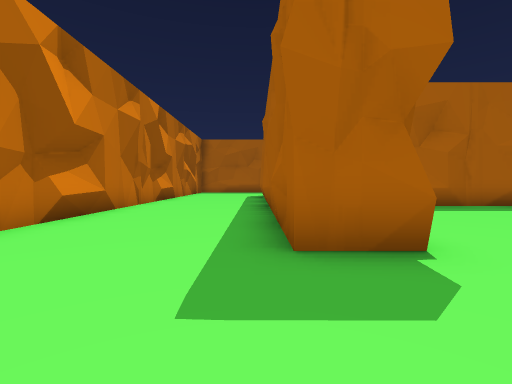
view 1 (above)

17 first-person views from a walk through a scene from a Unity 3-D project. The camera is 1.4 m above the floor, tilts 2° down and sees 85° across. The floor is counted in squares, 2 m on a side. Each view is taken from the middle of a square. On the plan, view 1 faces up. The plan holds only what a view shows up to about 9 squares ahead; the rest is blank. The place goes on beyond the plan. The player character is not drawn.

view 2
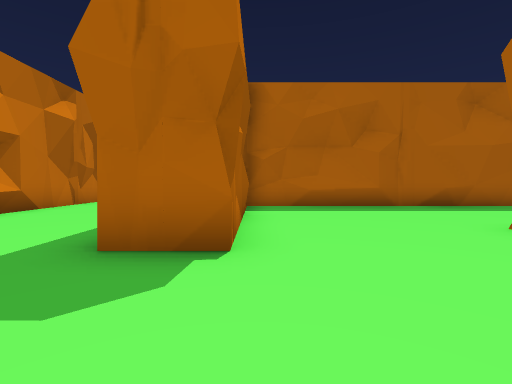

view 3
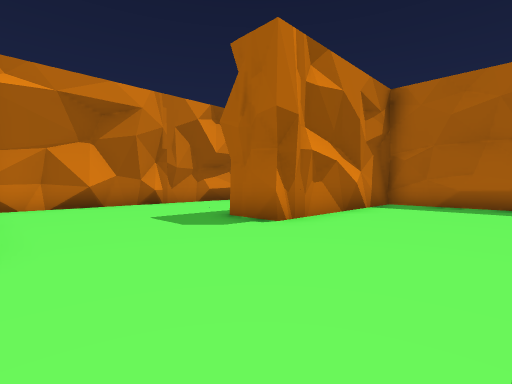

view 4
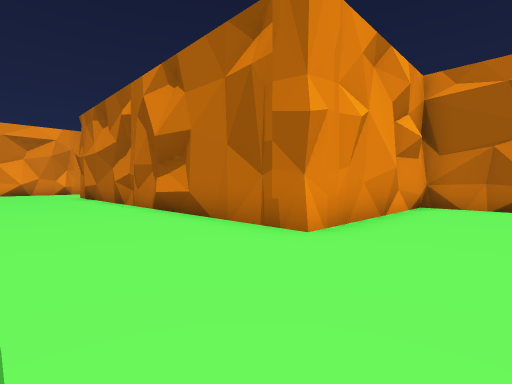

view 5
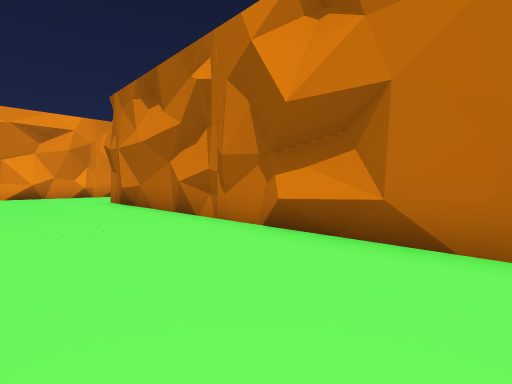

view 6
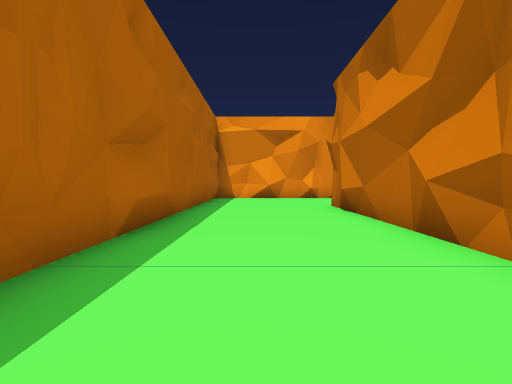

view 7
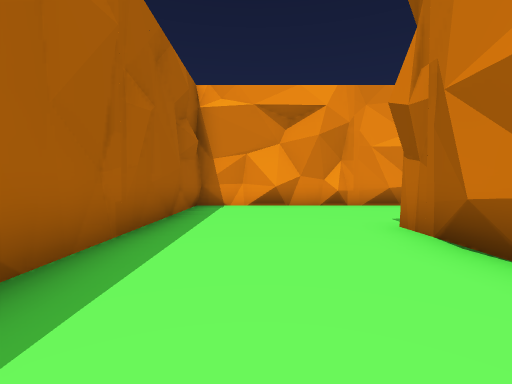

view 8
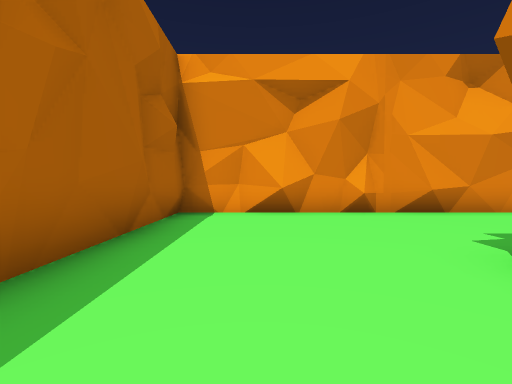

view 9
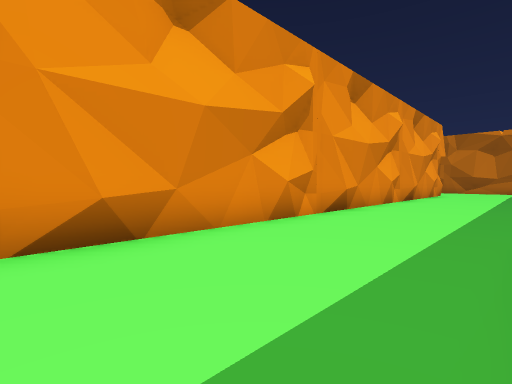

view 10
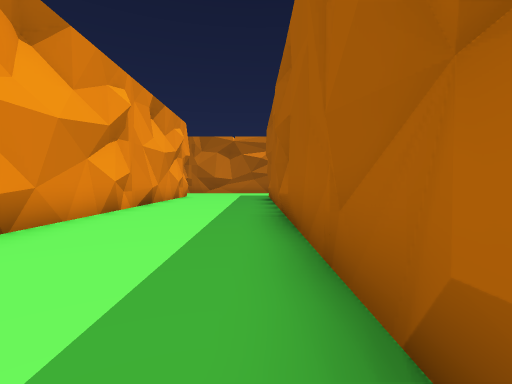

view 11
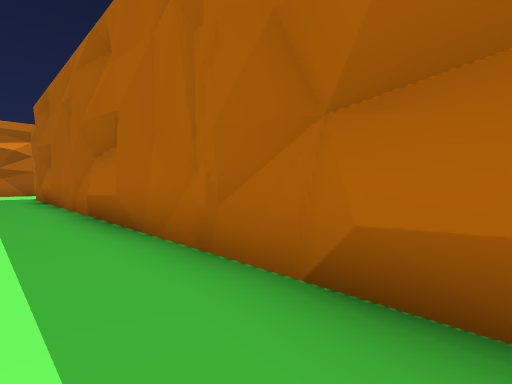

view 12
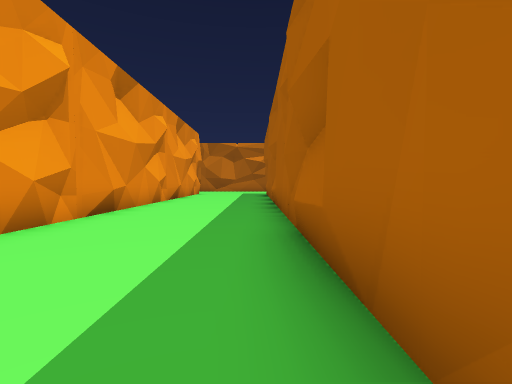

view 13
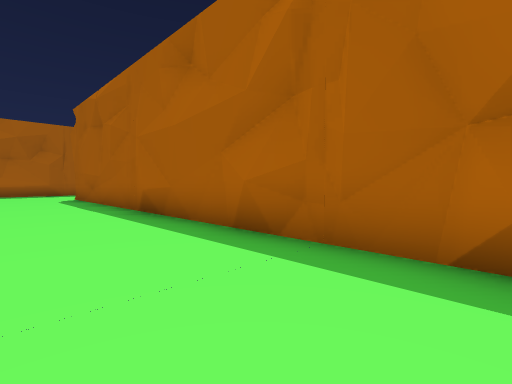

view 14
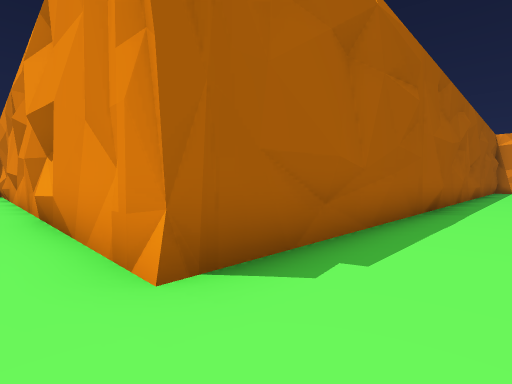

view 15
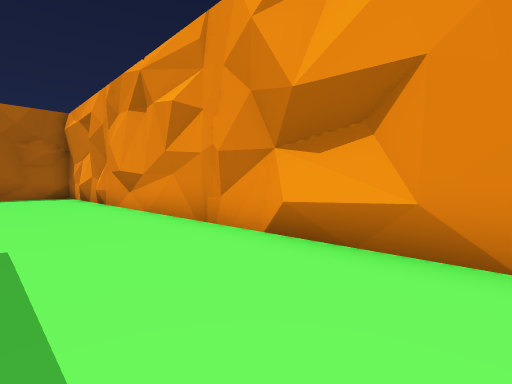

view 16
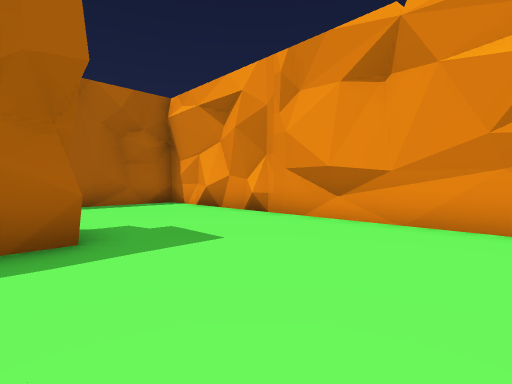

view 17
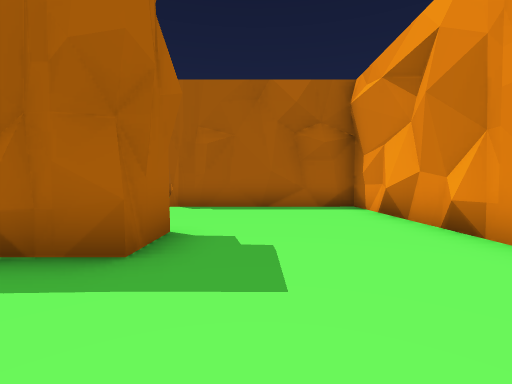

### Floor plan
Key: @ floor where view 1 was taken; # wall or solid block; . floor.
Columns run from 11 left of view 1 to 22 right of it. Each row starts with its distance up from view 1.
  9        #....            ....# ...#
  8        #....##########  ....##...#
  7        #....#....................#
  6        #....##...................#
  5        #....##...................#
  4        #....#....#################
  3        #....#....#
  2        #.........#
  1        #.........#
  0        #...@.....#
 -1        ##.###....#
 -2         ### #....#
 -3             #....#
 -4             ##...#
 -5              #...#
 -6              #...#
 -7              #...#
 -8              #...#
 -9             ##...#
-10             #....#
-11             ##...#
-12             ##...#
-13 #############....#
-14 .................#
-15 .................#
-16 .................#
-17 .................#
-18 ##################

Where each view was taken, in squares from view 1:
view 1: 0 up, 0 right, facing up
view 2: 0 up, 2 right, facing up
view 3: 1 down, 5 right, facing up-left
view 4: 1 up, 5 right, facing down-left
view 5: 3 down, 5 right, facing down-left
view 6: 5 down, 4 right, facing down
view 7: 9 down, 4 right, facing down
view 8: 11 down, 4 right, facing down
view 9: 14 down, 1 right, facing down-left
view 10: 14 down, 2 left, facing left
view 11: 15 down, 2 left, facing up-left
view 12: 14 down, 1 right, facing left
view 13: 9 down, 3 right, facing up-right
view 14: 5 up, 4 right, facing down-right
view 15: 7 up, 8 right, facing down-right
view 16: 9 up, 13 right, facing down-right
view 17: 7 up, 14 right, facing right
